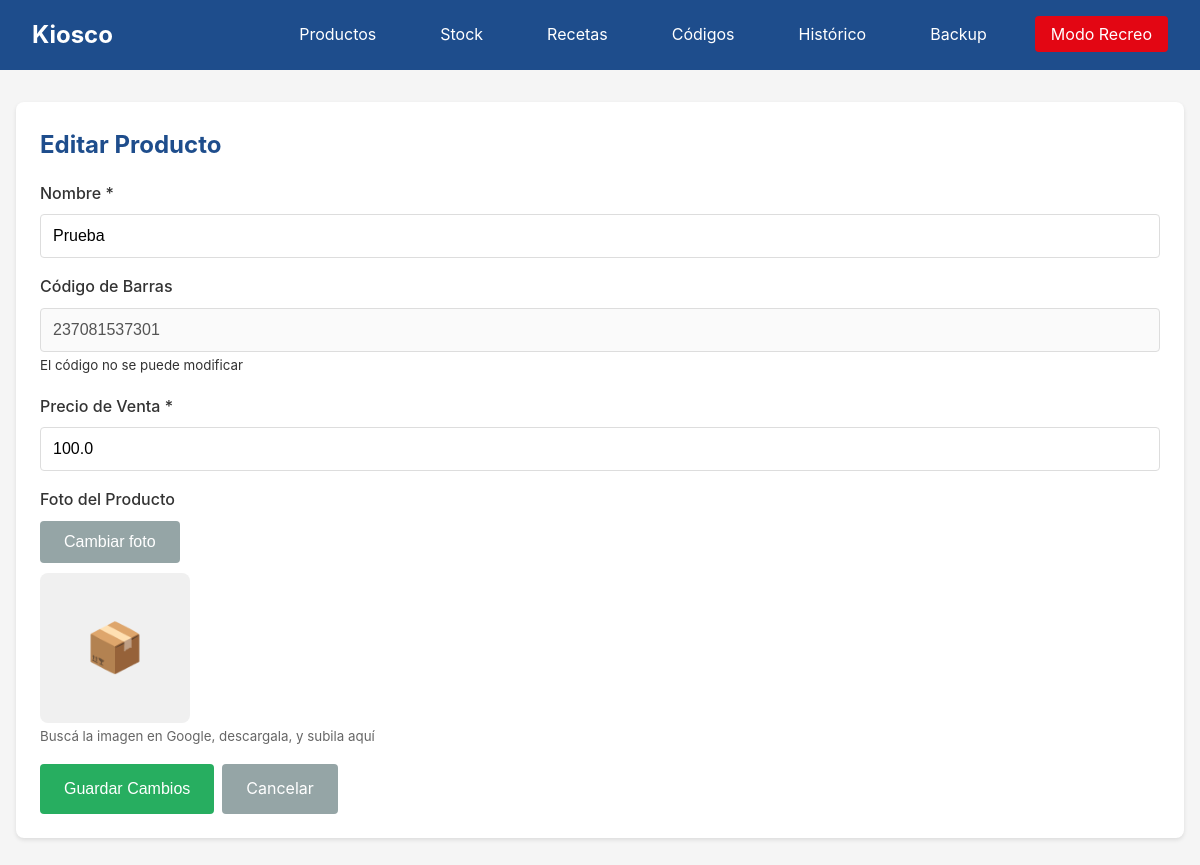
/productos/editar/6, run on the app's committed database.
### models.py (models this page shows)
class Producto(db.Model):
    __tablename__ = 'productos'
    id = db.Column(db.Integer, primary_key=True)
    nombre = db.Column(db.Text, nullable=False)
    codigo_barras = db.Column(db.Text, unique=True, nullable=False)
    codigo_tipo = db.Column(db.Text, nullable=False)
    foto_path = db.Column(db.Text, nullable=True)
    precio_venta = db.Column(db.Float, nullable=False)
    precio_costo = db.Column(db.Float, nullable=True)
    activo = db.Column(db.Integer, default=1)
    creado_en = db.Column(db.Text, default=lambda: datetime.now().isoformat())
    actualizado_en = db.Column(db.Text, default=lambda: datetime.now().isoformat(), onupdate=lambda: datetime.now().isoformat())
    stock = db.relationship('Stock', backref='producto', uselist=False)
    recetas = db.relationship('Receta', backref='producto')

### routes/productos.py (the view)
@productos_bp.route('/editar/<int:id>')
def editar(id):
    producto = Producto.query.get_or_404(id)
    return render_template('productos/editar.html', producto=producto)

### templates/productos/editar.html (shortened to what this page needs)
{% extends 'base.html' %}
{% block content %}
<div class="card">
    <h2>Editar Producto</h2>
    <form method="POST" action="{{ url_for('productos.actualizar', id=producto.id) }}" enctype="multipart/form-data" id="form-editar">
        <div class="form-group">
            <label for="nombre">Nombre *</label>
            <input type="text" id="nombre" name="nombre" value="{{ producto.nombre }}" required>
        </div>
        <div class="form-group">
            <label>Código de Barras</label>
            <input type="text" value="{{ producto.codigo_barras }}" disabled>
            <small>El código no se puede modificar</small>
        </div>
        <div class="form-group">
            <label for="precio_venta">Precio de Venta *</label>
            <input type="number" id="precio_venta" name="precio_venta" step="0.01" value="{{ producto.precio_venta }}" required>
        </div>
        <div class="form-group">
            <label>Foto del Producto</label>
            <div style="display:flex;gap:10px;align-items:center;flex-wrap:wrap;">
                <button type="button" class="btn btn-secondary" onclick="document.getElementById('foto_file').click()">Cambiar foto</button>
            </div>
            <div id="preview-imagen" style="margin-top:10px;">
                {% if producto.foto_path %}
                <div id="sin-foto" style="display:none;width:150px;height:150px;background:#f0f0f0;border-radius:8px;display:flex;align-items:center;justify-content:center;color:#999;font-size:3rem;">📦</div>
                {% else %}
                <div id="sin-foto" style="width:150px;height:150px;background:#f0f0f0;border-radius:8px;display:flex;align-items:center;justify-content:center;color:#999;font-size:3rem;">📦</div>
                {% endif %}
            </div>
            <small style="color:#666;">Buscá la imagen en Google, descargala, y subila aquí</small>
        </div>
        <div class="actions">
            <button type="submit" class="btn btn-success">Guardar Cambios</button>
            <a href="{{ url_for('productos.index') }}" class="btn btn-secondary">Cancelar</a>
        </div>
    </form>
</div>
{% endblock %}

### static/css/estilo.css (style rules this page uses)
* { margin: 0; padding: 0; box-sizing: border-box; }
:root { --azul: #1e4d8c; --azul-hover: #163a6b; --rojo: #e30613; --rojo-hover: #c20510; --blanco: #ffffff; --gris: #f5f5f5; --gris-oscuro: #333; }
body { font-family: -apple-system, BlinkMacSystemFont, 'Segoe UI', Roboto, sans-serif; background: var(--gris); color: var(--gris-oscuro); line-height: 1.6; }
.card { background: var(--blanco); border-radius: 8px; box-shadow: 0 2px 4px rgba(0,0,0,0.1); padding: 1.5rem; margin-bottom: 1.5rem; }
.card h2 { margin-bottom: 1rem; color: var(--azul); }
.btn { display: inline-block; padding: 0.75rem 1.5rem; border: none; border-radius: 4px; cursor: pointer; font-size: 1rem; text-decoration: none; transition: all 0.2s; }
.btn-success { background: #27ae60; color: var(--blanco); }
.btn-secondary { background: #95a5a6; color: var(--blanco); }
.form-group { margin-bottom: 1rem; }
.form-group label { display: block; margin-bottom: 0.5rem; font-weight: 500; }
.form-group input, .form-group select, .form-group textarea { width: 100%; padding: 0.75rem; border: 1px solid #ddd; border-radius: 4px; font-size: 1rem; }
.actions { display: flex; gap: 0.5rem; margin-top: 1rem; }

### data on the page
Producto: nombre "Prueba", codigo_barras "237081537301", precio_venta "100.0"
